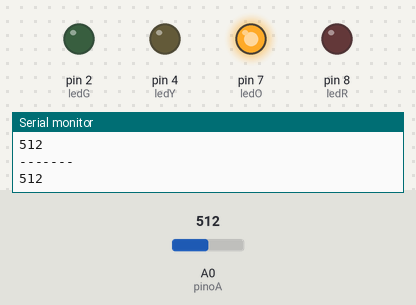
A sketch run on a simulated Arduino Uno, built with avr-gcc and run on an emulated ATmega328P. On the bench: output pins drawn as LEDs (lit = HIGH), the last lines printed to the serial monitor. The test bench sets the inputs (shaded band); at power-on: A0 (pinoA) = 512.

Above: at 1.2 s.
1.3 s: A0 (pinoA) set to 493
At 2.1 s:
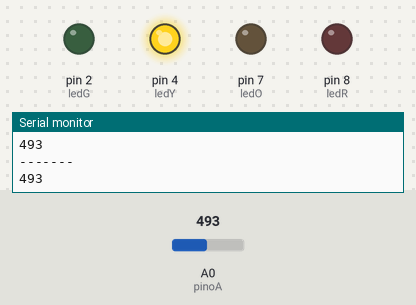
3.1 s: A0 (pinoA) set to 267
4.6 s: A0 (pinoA) set to 240
At 5.8 s:
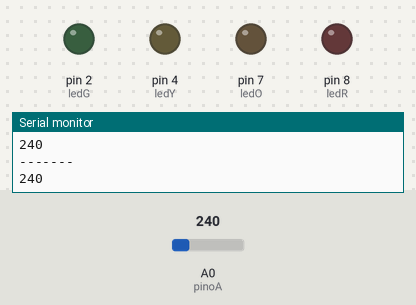
6.1 s: A0 (pinoA) set to 213
At 7.1 s:
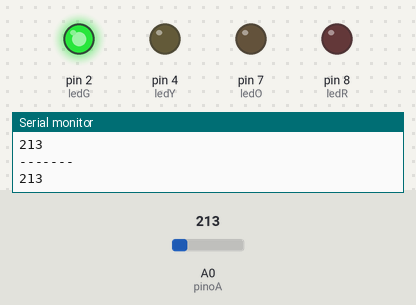
7.6 s: A0 (pinoA) set to 810
At 8.4 s:
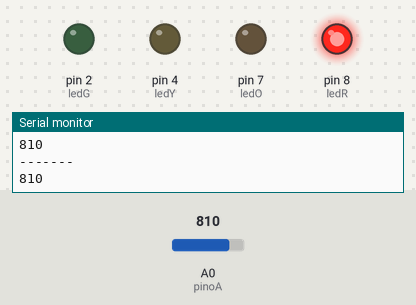
9.2 s: A0 (pinoA) set to 246
At 9.8 s:
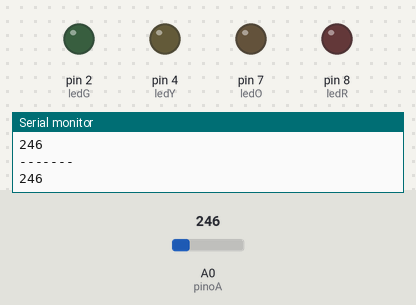
Timing chart, 0 to 11.8 s (numbered marks = the images above; inputs shaded):
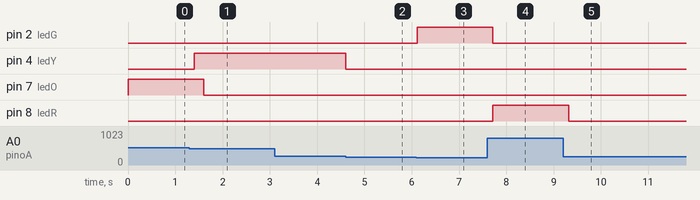

The sketch:

desafio_5.ino
```cpp
const int pinoA = A0;
const int ledG = 2;
const int ledY = 4;
const int ledO = 7;
const int ledR = 8;

void setup()
{
  pinMode(A0, INPUT);
  pinMode(ledG, OUTPUT);
  pinMode(ledY, OUTPUT);
  pinMode(ledO, OUTPUT);
  pinMode(ledR, OUTPUT);
  Serial.begin(9600);
}

void loop()
{
    Serial.println("-------");
    int leitura = analogRead(pinoA);
    Serial.println(leitura);

    if (leitura >= 0 && leitura <= 225) {
        digitalWrite(ledG, HIGH);
        delay(200);

    } else {
        digitalWrite(ledG, LOW);
    }

    if (leitura >= 256 && leitura <= 511) {
        digitalWrite(ledY, HIGH);
        delay(200);

    } else {
        digitalWrite(ledY, LOW);
    }

    if (leitura  >= 512 && leitura <= 800) {
        digitalWrite(ledO, HIGH);
        delay(200);

    } else {
        digitalWrite(ledO, LOW);
    }

    if (leitura >=800) {
        digitalWrite(ledR, HIGH);
        delay(200);
    } else {
        digitalWrite(ledR, LOW);
    }
}
```

Measured:
- the behaviour switches between 512 and 511 on A0 (pinoA) (found by bisection; images 0 and 1)
- the behaviour switches between 256 and 255 on A0 (pinoA) (found by bisection; images 1 and 2)
- the behaviour switches between 226 and 225 on A0 (pinoA) (found by bisection; images 2 and 3)
- after the input at 1.3 s, pin 4 (ledY): LOW → HIGH after 0.10 s; pin 7 (ledO): HIGH → LOW after 0.30 s
- after the input at 4.6 s, pin 4 (ledY): HIGH → LOW at once
- after the input at 6.1 s, pin 2 (ledG): LOW → HIGH at once
- after the input at 7.6 s, pin 2 (ledG): HIGH → LOW after 0.12 s; pin 8 (ledR): LOW → HIGH after 0.12 s
- after the input at 9.2 s, pin 8 (ledR): HIGH → LOW after 0.12 s
